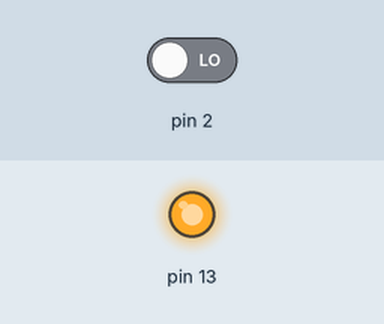
Recording of a sketch running on a simulated Arduino Uno, built with avr-gcc and run on an emulated ATmega328P. On the bench: output pins drawn as LEDs (lit = HIGH). The inputs (shaded band) are chosen by the test bench; at power-on: pin 2 LOW. What the sketch prints to the serial monitor is not drawn.

Above: at 0.1 s.
Timing chart, 0 to 1.6 s (numbered marks = the images above):
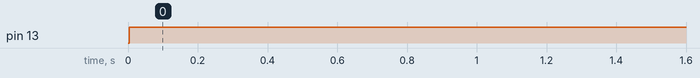

Measured:
- by itself, pin 13: LOW → HIGH at 0.00 s

The sketch:

non_blocking.ino
```cpp
//
// Sample of using Async reading of Dallas Temperature Sensors
//
#include <OneWire.h>
#include <DallasTemperature.h>

// Data wire is plugged into port 2 on the Arduino
#define ONE_WIRE_BUS 2

// Setup a oneWire instance to communicate with any OneWire devices (not just Maxim/Dallas temperature ICs)
OneWire oneWire(ONE_WIRE_BUS);

// Pass our oneWire reference to Dallas Temperature.
DallasTemperature sensors(&oneWire);

DeviceAddress tempDeviceAddress;

int  resolution = 12;
unsigned long lastTempRequest = 0;
int  delayInMillis = 0;
float temperature = 0.0;
int  idle = 0;
//
// SETUP
//
void setup(void)
{
  Serial.begin(115200);
  Serial.println("Dallas Temperature Control Library - Async Demo");
  Serial.print("Library Version: ");
  Serial.println(DALLASTEMPLIBVERSION);
  Serial.println("\n");

  sensors.begin();
  sensors.getAddress(tempDeviceAddress, 0);
  sensors.setResolution(tempDeviceAddress, resolution);

  sensors.setWaitForConversion(false);
  sensors.requestTemperatures();
  delayInMillis = 750 / (1 << (12 - resolution));
  lastTempRequest = millis();

  pinMode(13, OUTPUT);
}

void loop(void)
{

  if (millis() - lastTempRequest >= delayInMillis) // waited long enough??
  {
    digitalWrite(13, LOW);
    Serial.print(" Temperature: ");
    temperature = sensors.getTempCByIndex(0);
    Serial.println(temperature, resolution - 8);
    Serial.print("  Resolution: ");
    Serial.println(resolution);
    Serial.print("Idle counter: ");
    Serial.println(idle);
    Serial.println();

    idle = 0;

    // immediately after fetching the temperature we request a new sample
	// in the async modus
    // for the demo we let the resolution change to show differences
    resolution++;
    if (resolution > 12) resolution = 9;

    sensors.setResolution(tempDeviceAddress, resolution);
    sensors.requestTemperatures();
    delayInMillis = 750 / (1 << (12 - resolution));
    lastTempRequest = millis();
  }

  digitalWrite(13, HIGH);
  // we can do usefull things here
  // for the demo we just count the idle time in millis
  delay(1);
  idle++;
}
```

DallasTemperature.h
```cpp
#ifndef DallasTemperature_h
#define DallasTemperature_h

#define DALLASTEMPLIBVERSION "3.7.3"

// This library is free software; you can redistribute it and/or
// modify it under the terms of the GNU Lesser General Public
// License as published by the Free Software Foundation; either
// version 2.1 of the License, or (at your option) any later version.

// set to true to include code for new and delete operators
#ifndef REQUIRESNEW
#define REQUIRESNEW false
#endif

// set to true to include code implementing alarm search functions
#ifndef REQUIRESALARMS
#define REQUIRESALARMS true
#endif

#include <inttypes.h>
#include <OneWire.h>

// Model IDs
#define DS18S20MODEL 0x10  // also DS1820
#define DS18B20MODEL 0x28
#define DS1822MODEL  0x22
#define DS1825MODEL  0x3B

// OneWire commands
#define STARTCONVO      0x44  // Tells device to take a temperature reading and put it on the scratchpad
#define COPYSCRATCH     0x48  // Copy EEPROM
#define READSCRATCH     0xBE  // Read EEPROM
#define WRITESCRATCH    0x4E  // Write to EEPROM
#define RECALLSCRATCH   0xB8  // Reload from last known
#define READPOWERSUPPLY 0xB4  // Determine if device needs parasite power
#define ALARMSEARCH     0xEC  // Query bus for devices with an alarm condition

// Scratchpad locations
#define TEMP_LSB        0
#define TEMP_MSB        1
#define HIGH_ALARM_TEMP 2
#define LOW_ALARM_TEMP  3
#define CONFIGURATION   4
#define INTERNAL_BYTE   5
#define COUNT_REMAIN    6
#define COUNT_PER_C     7
#define SCRATCHPAD_CRC  8

// Device resolution
#define TEMP_9_BIT  0x1F //  9 bit
#define TEMP_10_BIT 0x3F // 10 bit
#define TEMP_11_BIT 0x5F // 11 bit
#define TEMP_12_BIT 0x7F // 12 bit

// Error Codes
#define DEVICE_DISCONNECTED_C -127
#define DEVICE_DISCONNECTED_F -196.6
#define DEVICE_DISCONNECTED_RAW -7040

typedef uint8_t DeviceAddress[8];

class DallasTemperature
{
public:

    DallasTemperature();
    DallasTemperature(OneWire*);

    void setOneWire(OneWire*);

    // initialise bus
    void begin(void);

    // returns the number of devices found on the bus
    uint8_t getDeviceCount(void);

    // returns true if address is valid
    bool validAddress(const uint8_t*);

    // finds an address at a given index on the bus
    bool getAddress(uint8_t*, uint8_t);

    // attempt to determine if the device at the given address is connected to the bus
    bool isConnected(const uint8_t*);

    // attempt to determine if the device at the given address is connected to the bus
    // also allows for updating the read scratchpad
    bool isConnected(const uint8_t*, uint8_t*);

    // read device's scratchpad
    bool readScratchPad(const uint8_t*, uint8_t*);

    // write device's scratchpad
    void writeScratchPad(const uint8_t*, const uint8_t*);

    // read device's power requirements
    bool readPowerSupply(const uint8_t*);

    // get global resolution
    uint8_t getResolution();

    // set global resolution to 9, 10, 11, or 12 bits
    void setResolution(uint8_t);

    // returns the device resolution: 9, 10, 11, or 12 bits
    uint8_t getResolution(const uint8_t*);

    // set resolution of a device to 9, 10, 11, or 12 bits
    bool setResolution(const uint8_t*, uint8_t);

    // sets/gets the waitForConversion flag
    void setWaitForConversion(bool);
    bool getWaitForConversion(void);

    // sets/gets the checkForConversion flag
    void setCheckForConversion(bool);
    bool getCheckForConversion(void);

    // sends command for all devices on the bus to perform a temperature conversion
    void requestTemperatures(void);

    // sends command for one device to perform a temperature conversion by address
    bool requestTemperaturesByAddress(const uint8_t*);

    // sends command for one device to perform a temperature conversion by index
    bool requestTemperaturesByIndex(uint8_t);

    // returns temperature raw value (12 bit integer of 1/128 degrees C)
    int16_t getTemp(const uint8_t*);

    // returns temperature in degrees C
    float getTempC(const uint8_t*);

    // returns temperature in degrees F
    float getTempF(const uint8_t*);

    // Get temperature for device index (slow)
    float getTempCByIndex(uint8_t);

    // Get temperature for device index (slow)
    float getTempFByIndex(uint8_t);

    // returns true if the bus requires parasite power
    bool isParasitePowerMode(void);

    bool isConversionAvailable(const uint8_t*);

#if REQUIRESALARMS

    typedef void AlarmHandler(const uint8_t*);

    // sets the high alarm temperature for a device
    // accepts a char.  valid range is -55C - 125C
    void setHighAlarmTemp(const uint8_t*, char);

    // sets the low alarm temperature for a device
    // accepts a char.  valid range is -55C - 125C
    void setLowAlarmTemp(const uint8_t*, char);

    // returns a signed char with the current high alarm temperature for a device
    // in the range -55C - 125C
    char getHighAlarmTemp(const uint8_t*);

    // returns a signed char with the current low alarm temperature for a device
    // in the range -55C - 125C
    char getLowAlarmTemp(const uint8_t*);

    // resets internal variables used for the alarm search
    void resetAlarmSearch(void);

    // search the wire for devices with active alarms
    bool alarmSearch(uint8_t*);

    // returns true if ia specific device has an alarm
    bool hasAlarm(const uint8_t*);

    // returns true if any device is reporting an alarm on the bus
    bool hasAlarm(void);

    // runs the alarm handler for all devices returned by alarmSearch()
    void processAlarms(void);

    // sets the alarm handler
    void setAlarmHandler(const AlarmHandler *);

    // The default alarm handler
    static void defaultAlarmHandler(const uint8_t*);

#endif

    // if no alarm handler is used the two bytes can be used as user data
    // example of such usage is an ID.
    // note if device is not connected it will fail writing the data.
    // note if address cannot be found no error will be reported.
    // in short use carefully
    void setUserData(const uint8_t*, int16_t );
    void setUserDataByIndex(uint8_t, int16_t );
    int16_t getUserData(const uint8_t* );
    int16_t getUserDataByIndex(uint8_t );

    // convert from Celsius to Fahrenheit
    static float toFahrenheit(float);

    // convert from Fahrenheit to Celsius
    static float toCelsius(float);

    // convert from raw to Celsius
    static float rawToCelsius(int16_t);

    // convert from raw to Fahrenheit
    static float rawToFahrenheit(int16_t);

#if REQUIRESNEW

    // initialize memory area
    void* operator new (unsigned int);

    // delete memory reference
    void operator delete(void*);

#endif

private:
    typedef uint8_t ScratchPad[9];

    // parasite power on or off
    bool parasite;

    // used to determine the delay amount needed to allow for the
    // temperature conversion to take place
    uint8_t bitResolution;

    // used to requestTemperature with or without delay
    bool waitForConversion;

    // used to requestTemperature to dynamically check if a conversion is complete
    bool checkForConversion;

    // count of devices on the bus
    uint8_t devices;

    // Take a pointer to one wire instance
    OneWire* _wire;

    // reads scratchpad and returns the raw temperature
    int16_t calculateTemperature(const uint8_t*, uint8_t*);

    int16_t millisToWaitForConversion(uint8_t);

    void	blockTillConversionComplete(uint8_t, const uint8_t*);

#if REQUIRESALARMS

    // required for alarmSearch
    uint8_t alarmSearchAddress[8];
    char alarmSearchJunction;
    uint8_t alarmSearchExhausted;

    // the alarm handler function pointer
    AlarmHandler *_AlarmHandler;

#endif

};
#endif
```

Source omitted: OneWire.h (14701 bytes)
